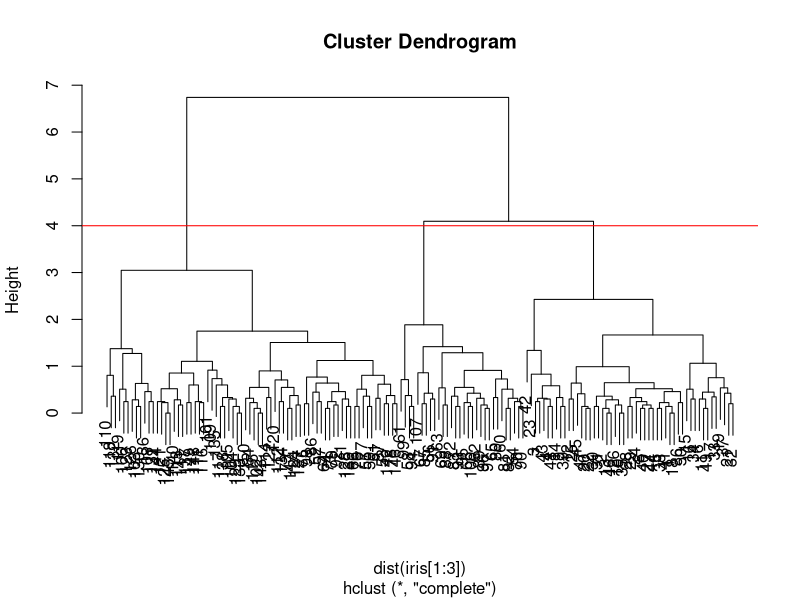
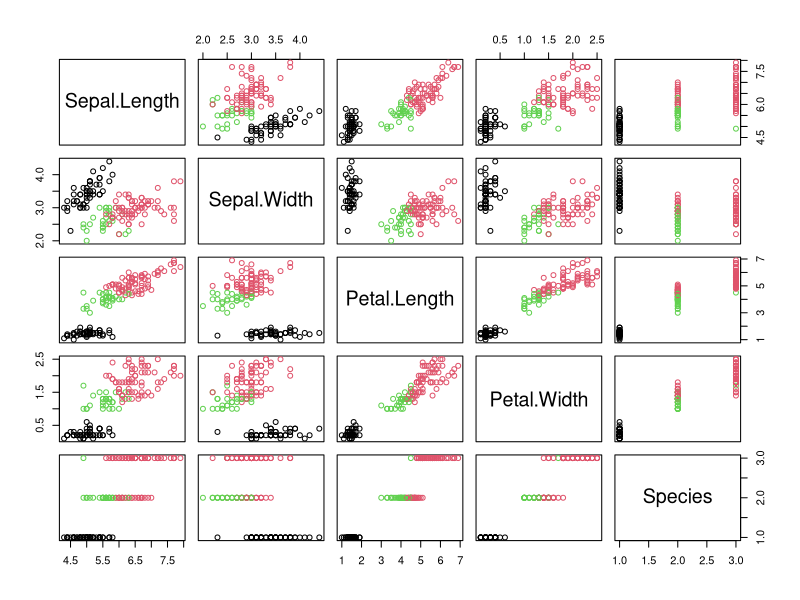

Recreate these plots in R, in order.
library(tidyverse)
data(iris)

hclust.out <- hclust(dist(iris[1:3]))

summary(hclust.out)

plot(hclust.out)

abline(h = 4, col = "red")

cutree(hclust.out, k = 3)

plot(iris, col=cutree(hclust.out, k = 3))